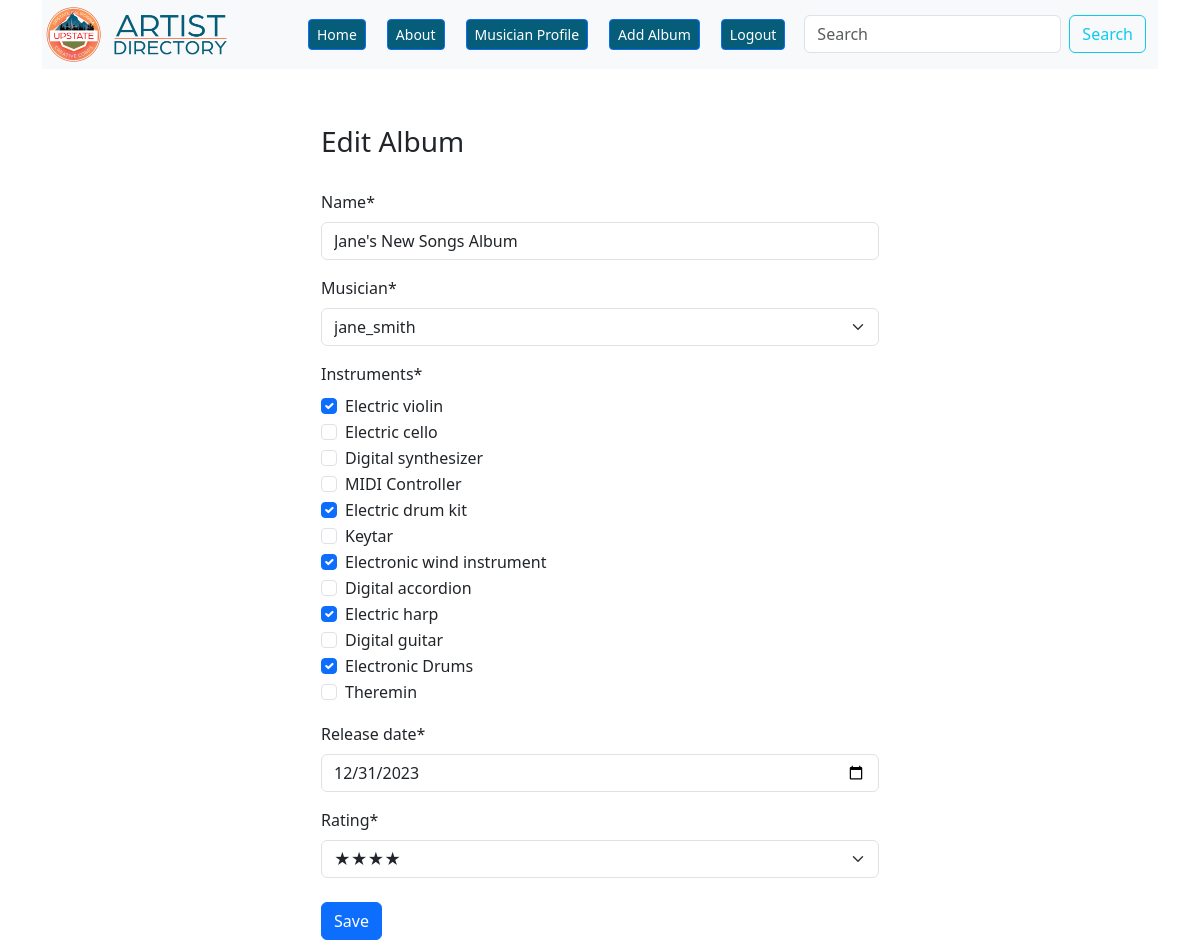
Before: /albums/edit_album/1/ (signed in) with the older database file.
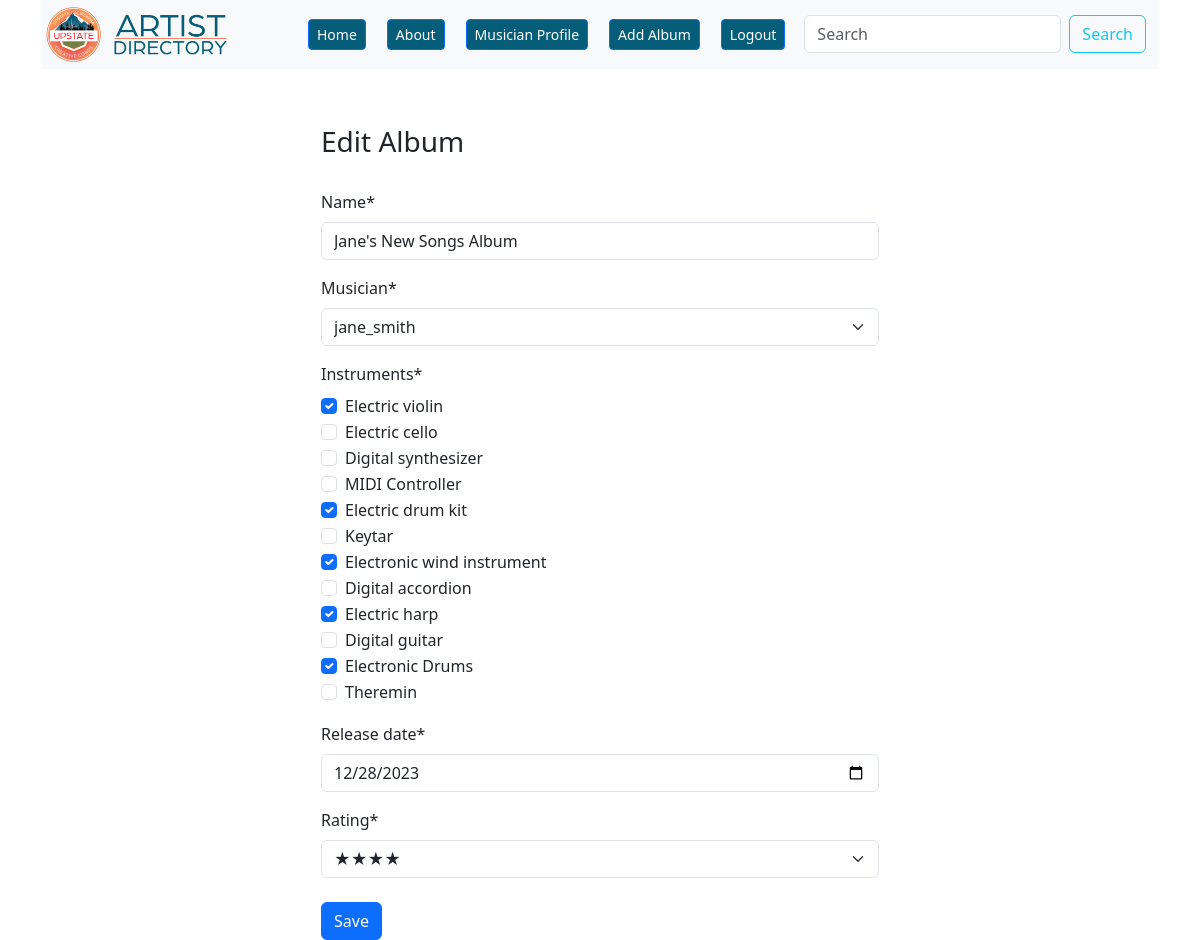
After: the same page with the newer database file.
### album_app/models.py (models this page shows, shortened)
class Album_Model(models.Model):
    name = models.CharField(max_length=100)
    musician = models.ForeignKey(User, on_delete=models.CASCADE)
    instruments = models.ManyToManyField(Instrument_Model)
    release_date = models.DateField()
    rating = models.ForeignKey(StarRatingModel, on_delete=models.SET_NULL, null=True)

class Instrument_Model(models.Model):
    name = models.CharField(max_length=50)
    def __str__(self):
        return self.name

### album_app/views.py (the view)
# urls.py: path('albums/edit_album/<int:album_id>/', edit_album, name='edit_album'),
@login_required
def edit_album(request, album_id):
    album_from_db = Album_Model.objects.get(pk=album_id)
    form = AlbumModel_Form(instance=album_from_db)
    if request.method == 'POST':
        form = AlbumModel_Form(request.POST, instance=album_from_db)
        if form.is_valid():
            form.save(commit=True)
            return redirect('profile')
    context = {'form': form}
    return render(request, './album_app/edit_album.html', context)

### album_app/forms.py
class AlbumModel_Form(forms.ModelForm):
    class Meta:
        model = Album_Model
        fields = '__all__'
        widgets = {
            'instruments': forms.CheckboxSelectMultiple,
            'release_date': forms.DateInput(attrs={'type': 'date'}),
        }

### album_app/models.py (called while the page is built)
    def __str__(self):
        return self.rating

### album_app/templates/album_app/edit_album.html (shortened to what this page needs)
{% extends 'base.html' %}
{% load crispy_forms_filters %}
{% load crispy_forms_tags %}
{% block page_independent_content %}
	<form method="post" action="" enctype="multipart/form-data" style="width: 50%; height: 500px; margin: auto" class="pt-2">
		<h3>Edit Album</h3>
		<br>
		{{ form | crispy }}
		<button type="submit" class="btn btn-primary mt-2">Save</button>
	</form>
{% endblock %}

Changed rows visible on the page:
changed Album_Model "jane_smith": release_date "12/31/2023" → "12/28/2023"
